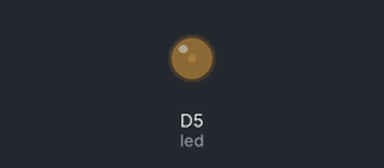
Bench run of a program on a simulated CircuitPython board. Parts: output pins drawn as LEDs (lit = HIGH).

Above: at 0.05 s.
At 0.3 s:
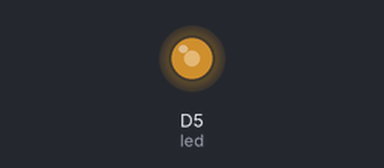
At 0.45 s:
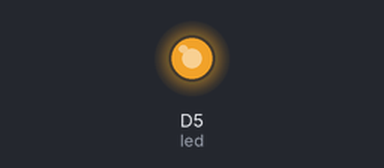
At 0.85 s:
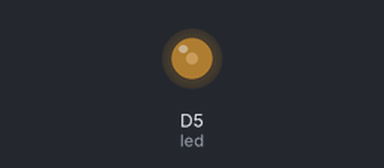
Timing chart, 0 to 3.0 s (numbered marks = the images above):
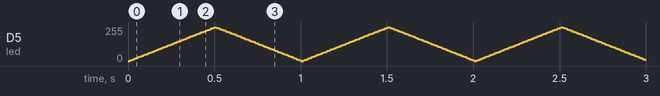

The program:

4-5_pwm.py
```python
import time  # 지연 함수(sleep) 사용을 위한 라이브러리 불러오기

import board  # GPIO를 위한 라이브러리 불러오기
import pwmio  # PWM을 위한 라이브러리 불러오기

# GPIO 5 핀을 PWM 출력핀으로 설정 (LED)
led = pwmio.PWMOut(board.D5, frequency=5000, duty_cycle=0)

try:
    while True:  # 무한 반복
        for i in range(100):
            if i < 50:
                # LED 밝기를 0 ~ 100% 까지 올리기
                led.duty_cycle = int(i * 2 * 65535 / 100)

            else:
                # LED 밝기를 100 ~ 0% 까지 내리기
                led.duty_cycle = int((100 - i) * 2 * 65535 / 100)

            time.sleep(0.01)  # 0.01초 대기

except KeyboardInterrupt:  # 키보드 인터럽트 예외 처리
    pass

except Exception as e:  # 기타 예외 처리
    print(e)
```
